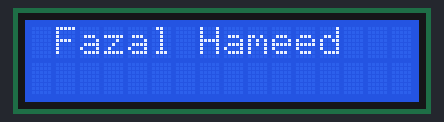
Recording of a sketch running on a simulated Arduino Uno, built with avr-gcc and run on an emulated ATmega328P. Shown: 16×2 character LCD.

Above: at 0.2 s.
At 2.2 s:
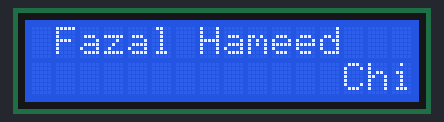
At 4.3 s:
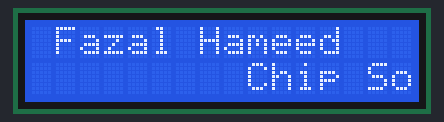
At 8.9 s:
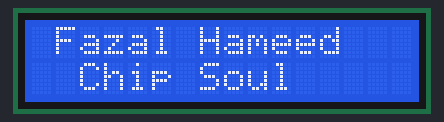
At 13.0 s:
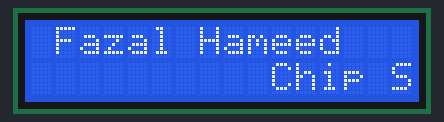
At 17.7 s:
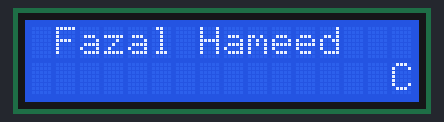

The sketch:

LCD_I2C_Scrolling.ino
```cpp
#include <Wire.h>
#include <LiquidCrystal_I2C.h>

LiquidCrystal_I2C I2C_LCD1(0x27, 16, 2);

void setup()
{
  // Initialize The I2C LCD
  I2C_LCD1.init();
  // Turn ON The Backlight
  I2C_LCD1.backlight();
  // Print A Message To The 1st Line
  I2C_LCD1.print(" Fazal Hameed ");
  // Set Cursor To Line 2
  I2C_LCD1.setCursor(0,1);
  // Print A Message To The 2nd Line
  I2C_LCD1.print(" Chip Soul");
}

void loop()
{
  // The message to scroll
  String message = " Chip Soul  ";
  // Pad the message with spaces to ensure a smooth scrolling effect
  message = "                " + message + "                "; // Add spaces to both ends for scrolling

  // Scroll the message to the right
  for (int i = 0; i < 16; i++) {
    I2C_LCD1.setCursor(0, 1); // Set cursor to the second line
    I2C_LCD1.print(message.substring(i, i + 16)); // Print substring of message
    delay(500); // Wait for a while before the next scroll
  }

  // Scroll the message to the left
  for (int i = 16; i > 0; i--) {
    I2C_LCD1.setCursor(0, 1); // Set cursor to the second line
    I2C_LCD1.print(message.substring(i, i + 16)); // Print substring of message
    delay(500); // Wait for a while before the next scroll
  }
}
```

Measured:
- by itself, everything shown: repeats every 16.5 s, in 30 steps
- what the display in image 1 shows lasts 0.5 s, from 2.2 s to 2.7 s
